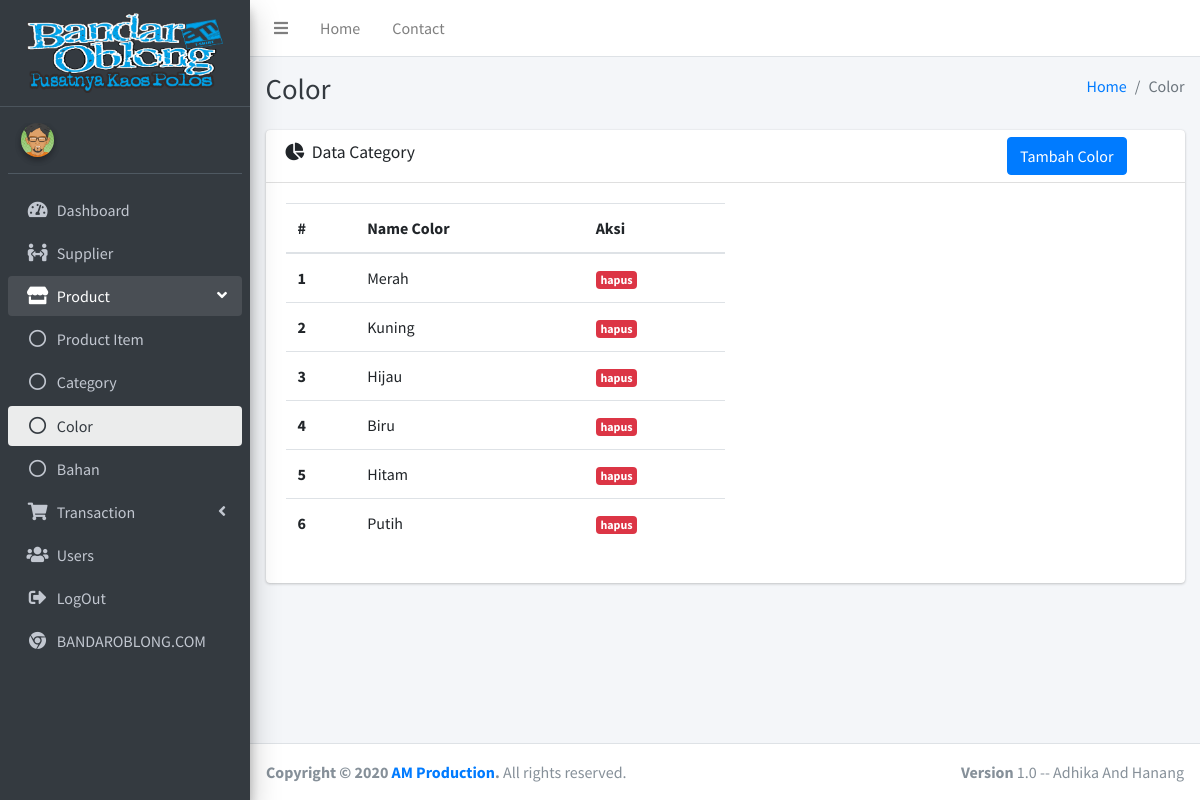
/index.php/color, run on an earlier commit of the app's database.
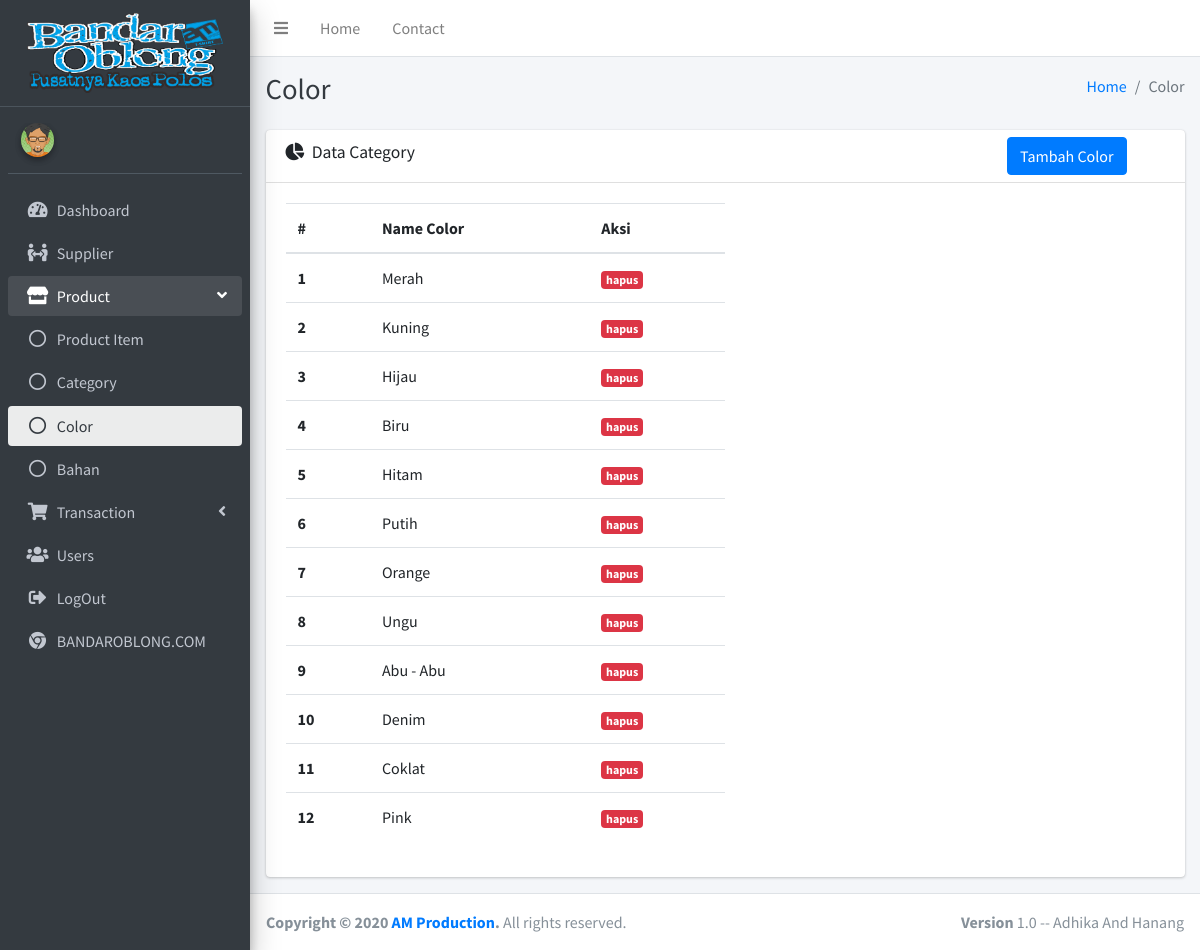
And on a later commit of the database.
### tables this page shows
CREATE TABLE IF NOT EXISTS `p_color` (
  `id_color` int(11) NOT NULL AUTO_INCREMENT,
  `color` varchar(50) NOT NULL DEFAULT '',
  PRIMARY KEY (`id_color`)
);

### application/libraries/Template.php (called while the page is built)
<?php
class Template
{
    var $template_data = array();
    function set($name, $value)
    {
        $this->template_data[$name] = $value;
    }
    function load($template = '', $view = '', $view_data = array(), $return = false)
    {
        $this->CI = &get_instance();
        $this->set('contents', $this->CI->load->view($view, $view_data, true));
        return $this->CI->load->view($template, $this->template_data, $return);
    }
}

### application/controllers/Color.php (called while the page is built, shortened)
<?php
class Color extends CI_Controller
{
    public function index()
    {
        $data['title'] = 'Color';
        $data['data_color'] = $this->db->get('p_color')->result_array();
        $this->template->load('templates/index', 'product/color/index', $data);
    }
}

### index.php (called while the page is built, shortened)
<?php
require_once BASEPATH.'core/CodeIgniter.php';

### application/views/product/color/index.php (the view, shortened to what this page needs)
<div class="content-header">
    <div class="container-fluid">
        <div class="row mb-2">
            <div class="col-sm-6">
                <h1 class="m-0 text-dark">Color</h1>
            </div>
            <div class="col-sm-6">
                <ol class="breadcrumb float-sm-right">
                    <li class="breadcrumb-item"><a href="#">Home</a></li>
                    <li class="breadcrumb-item active">Color</li>
                </ol>
            </div>
        </div>
    </div>
</div>
<section class="content">
    <div class="container-fluid">
        <div class="row">
            <section class="col-lg connectedSortable">
                <div class="card">
                    <div class="card-header">
                        <h3 class="card-title">
                            <i class="fas fa-chart-pie mr-1"></i>
                            Data Category
                        </h3>
                        <div class="card-tools">
                            <ul class="nav nav-pills ml-auto">
                                <li class="nav-item">
                                    <a href="" class="btn btn-primary mr-5" data-toggle="modal" data-target="#newColorModalLabel">Tambah Color</a>
                                </li>
                            </ul>
                        </div>
                    </div>
                    <div class="card-body">
                        <div class="tab-content p-0">
                            <table class="table table-hover col-md-6" id="table1">
                                <thead>
                                    <tr>
                                        <th scope="col">#</th>
                                        <th scope="col">Name Color</th>
                                        <th scope="col">Aksi</th>
                                    </tr>
                                </thead>
                                <tbody>
                                    <?php $i = 1; ?>
                                    <?php foreach ($data_color as $c) : ?>
                                        <tr>
                                            <th scope="row"><?= $i++; ?></th>
                                            <td><?= $c['color'] ?></td>
                                            <td>
                                                <a href="<?= base_url('color/hapus/') . $c['id_color']; ?>" onclick="return confirm('Hapus Data Color?');" class="badge badge-danger">hapus</a>
                                            </td>
                                        </tr>
                                    <?php endforeach; ?>
                                </tbody>
                            </table>
                        </div>
                    </div>
                </div>
            </section>
        </div>
    </div>
</section>

What changed in the data, as far as the page shows it:
added p_color: color "Orange"
added p_color: color "Ungu"
added p_color: color "Abu - Abu"
added p_color: color "Denim"
added p_color: color "Coklat"
added p_color: color "Pink"
